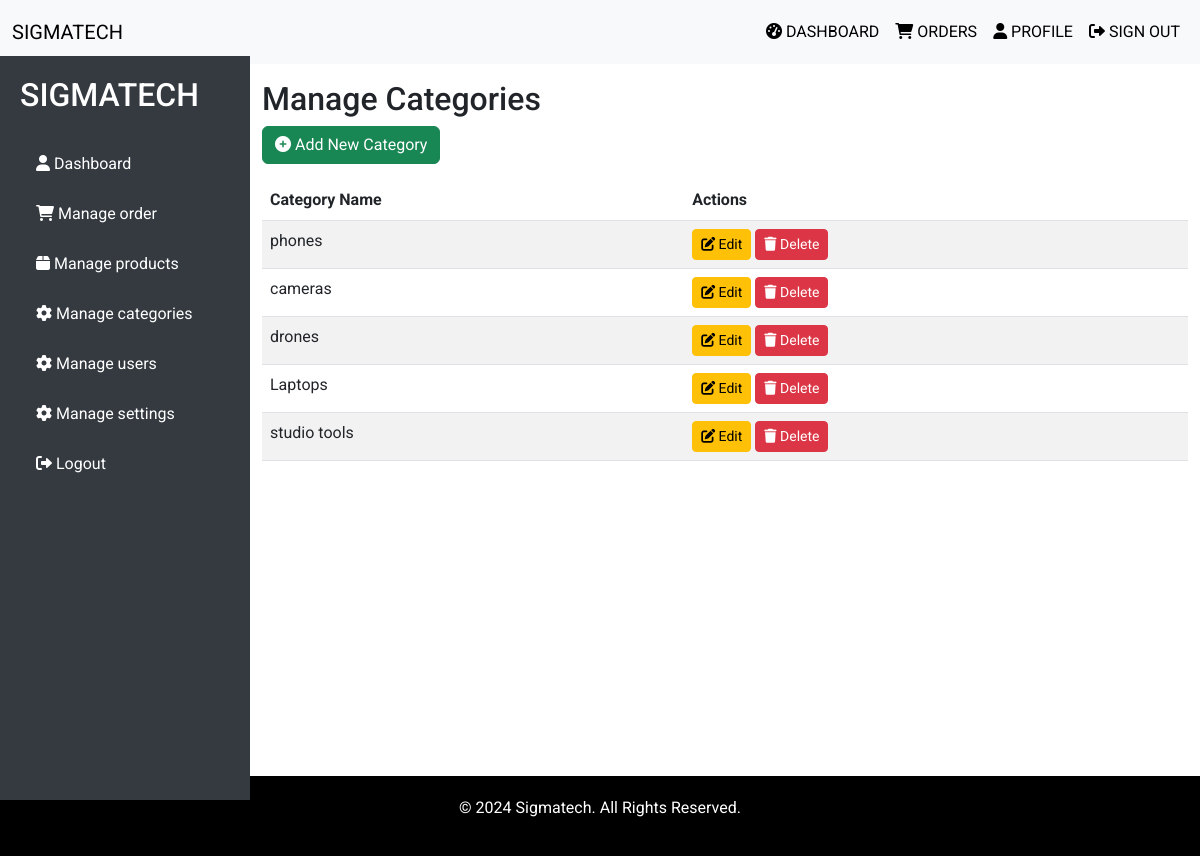
The app's page /dashboard/categories/ (signed in) with its own data.
### product/models.py (models this page shows, shortened)
class Category(models.Model):
    name = models.CharField(max_length=100)
    image = models.ImageField(upload_to='categories/')

### dashboard/views.py (the view)
# urls.py: path('categories/', admin_manage_categories, name='admin_manage_categories'),
@user_passes_test(admin_only)
def admin_manage_categories(request):
    categories = Category.objects.all()
    return render(request, 'dashboard/manage_categories.html', {'categories': categories})

### dashboard/views.py (called while the page is built)
def admin_only(user):
    return user.is_superuser

### dashboard/templates/dashboard/manage_categories.html (shortened to what this page needs)
{% extends 'dashboard/base1.html' %}
{% block content %}
<div class="container-fluid mt-4">
    <h2>Manage Categories</h2>
    <a href="{% url 'dashboard:admin_add_category' %}" class="btn btn-success mb-3">
        <i class="fas fa-plus-circle"></i> Add New Category
    </a>
    <div class="table-responsive">
        <table class="table table-striped">
            <thead>
                <tr>
                    <th>Category Name</th>
                    <th>Actions</th>
                </tr>
            </thead>
            <tbody>
                {% for category in categories %}
                <tr>
                    <td>{{ category.name }}</td>
                    <td>
                        <a href="{% url 'dashboard:admin_edit_category' category.id %}" class="btn btn-warning btn-sm">
                            <i class="fas fa-edit"></i> Edit
                        </a>
                        <a href="{% url 'dashboard:admin_delete_category' category.id %}" class="btn btn-danger btn-sm"
                           onclick="return confirm('Are you sure you want to delete this category?');">
                            <i class="fas fa-trash"></i> Delete
                        </a>
                    </td>
                </tr>
                {% endfor %}
            </tbody>
        </table>
    </div>
</div>
{% endblock %}

### dashboard/templates/dashboard/base1.html (style rules this page uses)
body { font-family: 'Roboto', sans-serif; margin: 0; padding: 0; }

### records on screen
Category: name "phones"
Category: name "cameras"
Category: name "drones"
Category: name "Laptops"
Category: name "studio tools"
